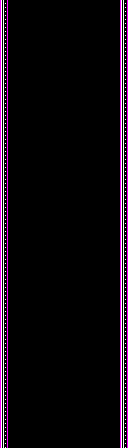

A level layout from a 2D game, rendered from its tile map. Below: a short description, then the map file with its tile-grid data intact:
An orthogonal 16x56 tile map with 8x8 px tiles, 2 tile layers (border, Tile Layer 1), 2 tilesets and 15 objects (5x Coin(space), 4x Custom(BgSpace), 2x Custom(Asteroid0), 2x Custom(Asteroid1), Custom(Asteroid3), ...).

<map version="1.4" tiledversion="1.4.3" orientation="orthogonal" renderorder="right-down" width="16" height="56" tilewidth="8" tileheight="8" infinite="0" nextlayerid="7" nextobjectid="61">
 <editorsettings>
  <export target="../../../resources/levels/zones/space/space_first.json" format="ld48-export" />
 </editorsettings>
 <tileset firstgid="1" source="../../tsx/tiles_red.tsx" />
 <tileset firstgid="593" source="../../tsx/tiles_green.tsx" />
 <objectgroup id="2" name="bg_base" visible="0">
  <properties>
   <property name="z" type="float" value="-1" />
  </properties>
  <object id="25" name="BG" type="Custom(BgSpace)" x="0" y="0" width="128" height="144" />
  <object id="27" name="BG" type="Custom(BgSpace)" x="0" y="144" width="128" height="144" />
  <object id="28" name="BG" type="Custom(BgSpace)" x="0" y="288" width="128" height="144" />
  <object id="29" name="BG" type="Custom(BgSpace)" x="0" y="304" width="128" height="144" />
 </objectgroup>
 <objectgroup id="3" name="pickups">
  <object id="1" name="pickup" type="Coin(space)" x="56" y="128" width="16" height="16" />
  <object id="2" name="pickup" type="Coin(space)" x="56" y="144" width="16" height="16" />
  <object id="3" name="pickup" type="Coin(space)" x="56" y="160" width="16" height="16" />
  <object id="4" name="pickup" type="Coin(space)" x="56" y="176" width="16" height="16" />
  <object id="5" name="pickup" type="Coin(space)" x="56" y="192" width="16" height="16" />
 </objectgroup>
 <objectgroup id="5" name="obstacles">
  <properties>
   <property name="z" type="float" value="1" />
  </properties>
  <object id="50" name="Asteroid" type="Custom(Asteroid0)" x="56" y="232" width="16" height="16" />
  <object id="51" name="Asteroid" type="Custom(Asteroid1)" x="88" y="296" width="16" height="16" />
  <object id="52" name="Asteroid" type="Custom(Asteroid3)" x="40" y="344" width="16" height="16" />
  <object id="54" name="Asteroid" type="Custom(Asteroid1)" x="72" y="384" width="16" height="16" />
  <object id="55" name="Asteroid" type="Custom(Asteroid0)" x="56" y="424" width="16" height="16" />
  <object id="57" name="Asteroid" type="Custom(Asteroid2)" x="24" y="408" width="16" height="16" />
 </objectgroup>
 <layer id="4" name="border" width="16" height="56">
  <data encoding="csv">
33,0,0,0,0,0,0,0,0,0,0,0,0,0,0,33,
33,0,0,0,0,0,0,0,0,0,0,0,0,0,0,33,
33,0,0,0,0,0,0,0,0,0,0,0,0,0,0,33,
33,0,0,0,0,0,0,0,0,0,0,0,0,0,0,33,
33,0,0,0,0,0,0,0,0,0,0,0,0,0,0,33,
33,0,0,0,0,0,0,0,0,0,0,0,0,0,0,33,
33,0,0,0,0,0,0,0,0,0,0,0,0,0,0,33,
33,0,0,0,0,0,0,0,0,0,0,0,0,0,0,33,
33,0,0,0,0,0,0,0,0,0,0,0,0,0,0,33,
33,0,0,0,0,0,0,0,0,0,0,0,0,0,0,33,
33,0,0,0,0,0,0,0,0,0,0,0,0,0,0,33,
33,0,0,0,0,0,0,0,0,0,0,0,0,0,0,33,
33,0,0,0,0,0,0,0,0,0,0,0,0,0,0,33,
33,0,0,0,0,0,0,0,0,0,0,0,0,0,0,33,
33,0,0,0,0,0,0,0,0,0,0,0,0,0,0,33,
33,0,0,0,0,0,0,0,0,0,0,0,0,0,0,33,
33,0,0,0,0,0,0,0,0,0,0,0,0,0,0,33,
33,0,0,0,0,0,0,0,0,0,0,0,0,0,0,33,
33,0,0,0,0,0,0,0,0,0,0,0,0,0,0,33,
33,0,0,0,0,0,0,0,0,0,0,0,0,0,0,33,
33,0,0,0,0,0,0,0,0,0,0,0,0,0,0,33,
33,0,0,0,0,0,0,0,0,0,0,0,0,0,0,33,
33,0,0,0,0,0,0,0,0,0,0,0,0,0,0,33,
33,0,0,0,0,0,0,0,0,0,0,0,0,0,0,33,
33,0,0,0,0,0,0,0,0,0,0,0,0,0,0,33,
33,0,0,0,0,0,0,0,0,0,0,0,0,0,0,33,
33,0,0,0,0,0,0,0,0,0,0,0,0,0,0,33,
33,0,0,0,0,0,0,0,0,0,0,0,0,0,0,33,
33,0,0,0,0,0,0,0,0,0,0,0,0,0,0,33,
33,0,0,0,0,0,0,0,0,0,0,0,0,0,0,33,
33,0,0,0,0,0,0,0,0,0,0,0,0,0,0,33,
33,0,0,0,0,0,0,0,0,0,0,0,0,0,0,33,
33,0,0,0,0,0,0,0,0,0,0,0,0,0,0,33,
33,0,0,0,0,0,0,0,0,0,0,0,0,0,0,33,
33,0,0,0,0,0,0,0,0,0,0,0,0,0,0,33,
33,0,0,0,0,0,0,0,0,0,0,0,0,0,0,33,
33,0,0,0,0,0,0,0,0,0,0,0,0,0,0,33,
33,0,0,0,0,0,0,0,0,0,0,0,0,0,0,33,
33,0,0,0,0,0,0,0,0,0,0,0,0,0,0,33,
33,0,0,0,0,0,0,0,0,0,0,0,0,0,0,33,
33,0,0,0,0,0,0,0,0,0,0,0,0,0,0,33,
33,0,0,0,0,0,0,0,0,0,0,0,0,0,0,33,
33,0,0,0,0,0,0,0,0,0,0,0,0,0,0,33,
33,0,0,0,0,0,0,0,0,0,0,0,0,0,0,33,
33,0,0,0,0,0,0,0,0,0,0,0,0,0,0,33,
33,0,0,0,0,0,0,0,0,0,0,0,0,0,0,33,
33,0,0,0,0,0,0,0,0,0,0,0,0,0,0,33,
33,0,0,0,0,0,0,0,0,0,0,0,0,0,0,33,
33,0,0,0,0,0,0,0,0,0,0,0,0,0,0,33,
33,0,0,0,0,0,0,0,0,0,0,0,0,0,0,33,
33,0,0,0,0,0,0,0,0,0,0,0,0,0,0,33,
33,0,0,0,0,0,0,0,0,0,0,0,0,0,0,33,
33,0,0,0,0,0,0,0,0,0,0,0,0,0,0,33,
33,0,0,0,0,0,0,0,0,0,0,0,0,0,0,33,
33,0,0,0,0,0,0,0,0,0,0,0,0,0,0,33,
33,0,0,0,0,0,0,0,0,0,0,0,0,0,0,33
</data>
 </layer>
 <layer id="1" name="Tile Layer 1" width="16" height="56">
  <properties>
   <property name="z" type="float" value="5" />
  </properties>
  <data encoding="csv">
0,0,0,0,0,0,0,0,0,0,0,0,0,0,0,0,
0,0,0,0,0,0,0,0,0,0,0,0,0,0,0,0,
0,0,0,0,0,0,0,0,0,0,0,0,0,0,0,0,
0,0,0,0,0,0,0,0,0,0,0,0,0,0,0,0,
0,0,0,0,0,0,0,0,0,0,0,0,0,0,0,0,
0,0,0,0,0,0,0,0,0,0,0,0,0,0,0,0,
0,0,0,0,0,0,0,0,0,0,0,0,0,0,0,0,
0,0,0,0,0,0,0,0,0,0,0,0,0,0,0,0,
0,0,0,0,0,0,0,0,0,0,0,0,0,0,0,0,
0,0,0,0,0,0,0,0,0,0,0,0,0,0,0,0,
0,0,0,0,0,0,0,0,0,0,0,0,0,0,0,0,
0,0,0,0,0,0,0,0,0,0,0,0,0,0,0,0,
0,0,0,0,0,0,0,0,0,0,0,0,0,0,0,0,
0,0,0,0,0,0,0,0,0,0,0,0,0,0,0,0,
0,0,0,0,0,0,0,0,0,0,0,0,0,0,0,0,
0,0,0,0,0,0,0,0,0,0,0,0,0,0,0,0,
0,0,0,0,0,0,0,0,0,0,0,0,0,0,0,0,
0,0,0,0,0,0,0,0,0,0,0,0,0,0,0,0,
0,0,0,0,0,0,0,0,0,0,0,0,0,0,0,0,
0,0,0,0,0,0,0,0,0,0,0,0,0,0,0,0,
0,0,0,0,0,0,0,0,0,0,0,0,0,0,0,0,
0,0,0,0,0,0,0,0,0,0,0,0,0,0,0,0,
0,0,0,0,0,0,0,0,0,0,0,0,0,0,0,0,
0,0,0,0,0,0,0,0,0,0,0,0,0,0,0,0,
0,0,0,0,0,0,0,0,0,0,0,0,0,0,0,0,
0,0,0,0,0,0,0,0,0,0,0,0,0,0,0,0,
0,0,0,0,0,0,0,0,0,0,0,0,0,0,0,0,
0,0,0,0,0,0,0,0,0,0,0,0,0,0,0,0,
0,0,0,0,0,0,0,0,0,0,0,0,0,0,0,0,
0,0,0,0,0,0,0,0,0,0,0,0,0,0,0,0,
0,0,0,0,0,0,0,0,0,0,0,0,0,0,0,0,
0,0,0,0,0,0,0,0,0,0,0,0,0,0,0,0,
0,0,0,0,0,0,0,0,0,0,0,0,0,0,0,0,
0,0,0,0,0,0,0,0,0,0,0,0,0,0,0,0,
0,0,0,0,0,0,0,0,0,0,0,0,0,0,0,0,
0,0,0,0,0,0,0,0,0,0,0,0,0,0,0,0,
0,0,0,0,0,0,0,0,0,0,0,0,0,0,0,0,
0,0,0,0,0,0,0,0,0,0,0,0,0,0,0,0,
0,0,0,0,0,0,0,0,0,0,0,0,0,0,0,0,
0,0,0,0,0,0,0,0,0,0,0,0,0,0,0,0,
0,0,0,0,0,0,0,0,0,0,0,0,0,0,0,0,
0,0,0,0,0,0,0,0,0,0,0,0,0,0,0,0,
0,0,0,0,0,0,0,0,0,0,0,0,0,0,0,0,
0,0,0,0,0,0,0,0,0,0,0,0,0,0,0,0,
0,0,0,0,0,0,0,0,0,0,0,0,0,0,0,0,
0,0,0,0,0,0,0,0,0,0,0,0,0,0,0,0,
0,0,0,0,0,0,0,0,0,0,0,0,0,0,0,0,
0,0,0,0,0,0,0,0,0,0,0,0,0,0,0,0,
0,0,0,0,0,0,0,0,0,0,0,0,0,0,0,0,
0,0,0,0,0,0,0,0,0,0,0,0,0,0,0,0,
0,0,0,0,0,0,0,0,0,0,0,0,0,0,0,0,
0,0,0,0,0,0,0,0,0,0,0,0,0,0,0,0,
0,0,0,0,0,0,0,0,0,0,0,0,0,0,0,0,
0,0,0,0,0,0,0,0,0,0,0,0,0,0,0,0,
0,0,0,0,0,0,0,0,0,0,0,0,0,0,0,0,
0,0,0,0,0,0,0,0,0,0,0,0,0,0,0,0
</data>
 </layer>
</map>
